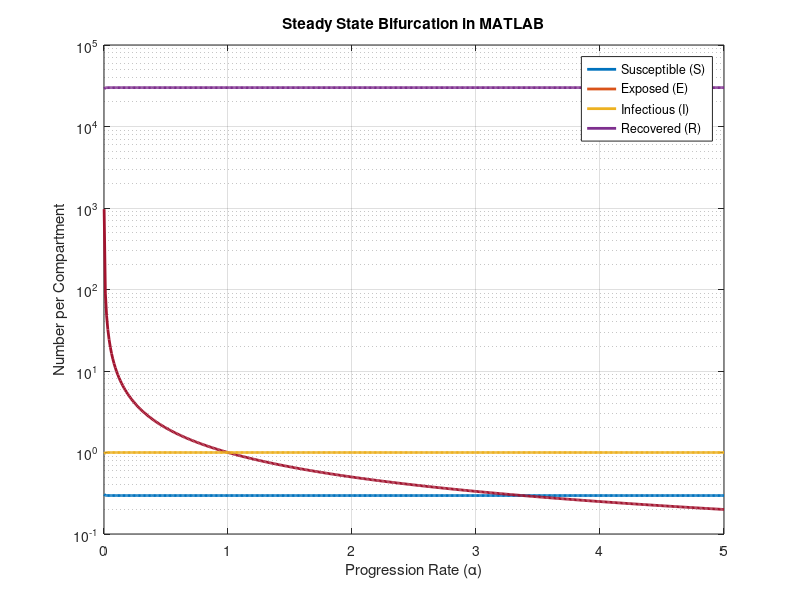
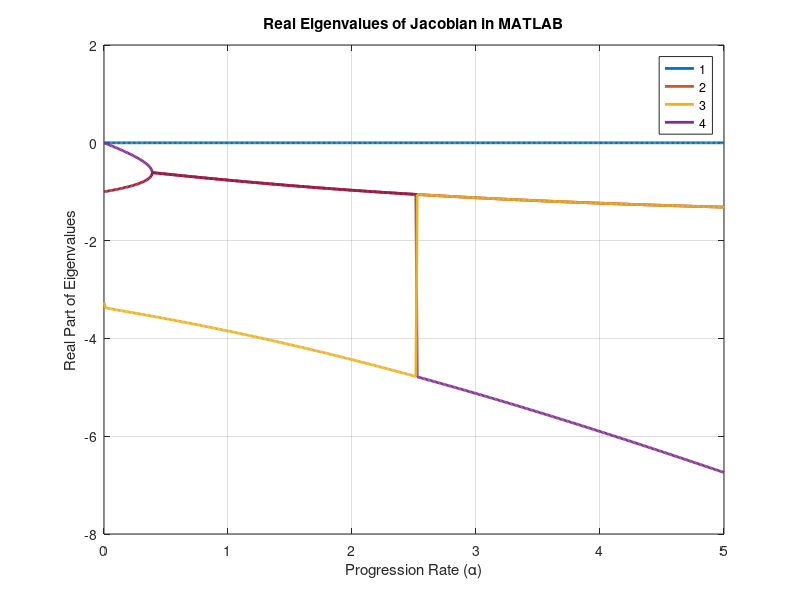
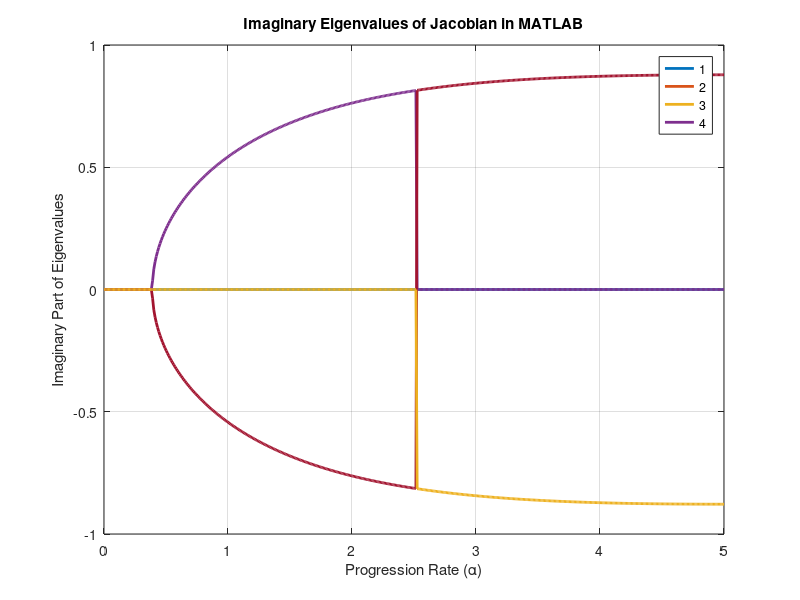

Here is the MATLAB script that generated these plots, in order:
%Eigenvalue and bifurcation graphs

function Bifurcation_EV_Graphs()
gamma = 1;
%alpha = 0.29
%alpha = 2.347510026817774; %transition time from low to high density; not infectivity!
beta = 3.374; %calculated from root-finding the imaginary values in the Jacobian
mu = 1/3e4;
Lambda = 1;

%R0 = (Lambda/mu)*(beta/gamma); %here we assume a steady population where deaths and immigration over a three-week interval are negligible
%R0 = math.sqrt(Lambda/mu)*math.sqrt(beta/gamma) #here we assume a steady population where deaths and immigration over a three-week interval are negligible
%printf(R0)

alpha_min = 0.001;
alpha_max = 5;

alpha_evaluate = linspace(alpha_min, alpha_max, 500);
%transient_time = 14; %model peaks quickly

bifurcation_alpha = zeros(length(alpha_evaluate));
bifurcation_I = zeros(length(alpha_evaluate));
bifurcation_S = zeros(length(alpha_evaluate));
bifurcation_E = zeros(length(alpha_evaluate));
bifurcation_R = zeros(length(alpha_evaluate));

ev4 = zeros(length(alpha_evaluate));
ev1 = zeros(length(alpha_evaluate));
ev2 = zeros(length(alpha_evaluate));
ev3 = zeros(length(alpha_evaluate));




for val = (1:length(alpha_evaluate))
    alpha = alpha_evaluate(val);
    I_steady = ((Lambda*alpha)/((gamma+mu)*(alpha+mu)))-(mu/beta);
    S_steady = ((gamma+mu)*(alpha+mu))/(alpha*beta);
    E_steady = gamma/(alpha+mu) - (mu*(gamma+mu))/(alpha*beta);
    R_steady = (gamma*Lambda*alpha)/(mu*(gamma+mu)*(alpha+mu)) - gamma/beta;
    bifurcation_I(val) = I_steady;
    bifurcation_S(val) = S_steady;
    bifurcation_E(val) = E_steady;
    bifurcation_R(val) = R_steady;

    bifurcation_alpha(val) = alpha;

    Jac = [-(Lambda*alpha*beta)/((alpha+mu)*(gamma+mu))-mu, 0, -((gamma+mu)*(alpha+mu))/alpha, 0; 
    (Lambda*alpha*beta)/((alpha+mu)*(gamma+mu)), -alpha-mu, ((gamma+mu)*(alpha+mu))/alpha, 0;
    0, alpha, -gamma-mu, 0;
    0, 0, gamma, mu];

    eigs = eig(Jac);
    ev1(val) = eigs(1);
    ev2(val) = eigs(2);
    ev3(val) = eigs(3);
    ev4(val) = eigs(4);
end    

bif = [bifurcation_S; bifurcation_I; bifurcation_E; bifurcation_R]';

figure;
    plot(bifurcation_alpha, bifurcation_S, 'LineWidth', 2);
    hold on;

    plot(bifurcation_alpha, bifurcation_R, 'LineWidth', 2);
    plot(bifurcation_alpha, bifurcation_E, 'LineWidth', 2);
    plot(bifurcation_alpha, bifurcation_I, 'LineWidth', 2);
    
    hold off;
    xlabel('Progression Rate (\alpha)');
    ylabel('Number per Compartment');
    set(gca, 'YScale', 'log');
    legend('Susceptible (S)', 'Exposed (E)', 'Infectious (I)', 'Recovered (R)');
    title('Steady State Bifurcation in MATLAB');
    grid on;

    im_ev1 = real(ev1);
    im_ev2 = real(ev2);
    im_ev3 = real(ev3);
    im_ev4 = real(ev4);

    figure;
    plot(bifurcation_alpha, im_ev1, 'LineWidth', 2);
    hold on;
    plot(bifurcation_alpha, im_ev2, 'LineWidth', 2);
    plot(bifurcation_alpha, im_ev3, 'LineWidth', 2);
    plot(bifurcation_alpha, im_ev4, 'LineWidth', 2);
    hold off;
    xlabel('Progression Rate (\alpha)');
    ylabel('Real Part of Eigenvalues');
    %set(gca, 'YScale', 'log');
    legend('1', '2', '3', '4');
    title('Real Eigenvalues of Jacobian in MATLAB');
    grid on;

im_ev1 = imag(ev1);
    im_ev2 = imag(ev2);
    im_ev3 = imag(ev3);
    im_ev4 = imag(ev4);

    figure;
    plot(bifurcation_alpha, im_ev1, 'LineWidth', 2);
    hold on;
    plot(bifurcation_alpha, im_ev2, 'LineWidth', 2);
    plot(bifurcation_alpha, im_ev3, 'LineWidth', 2);
    plot(bifurcation_alpha, im_ev4, 'LineWidth', 2);
    hold off;
    xlabel('Progression Rate (\alpha)');
    ylabel('Imaginary Part of Eigenvalues');
    %set(gca, 'YScale', 'log');
    legend('1', '2', '3', '4');
    title('Imaginary Eigenvalues of Jacobian in MATLAB');
    grid on;


end
